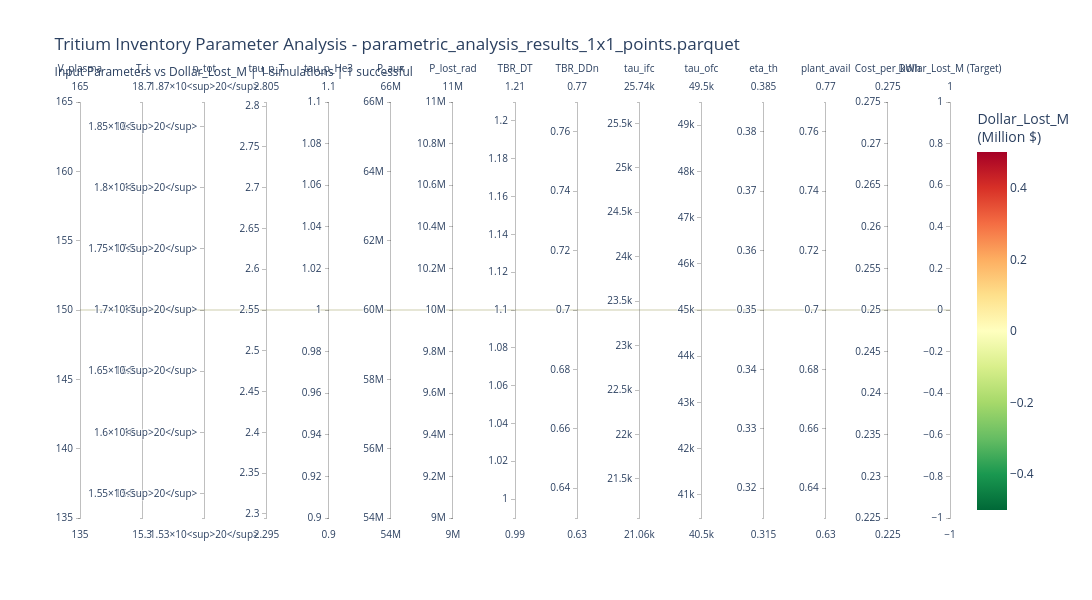

Write notebook code for a chart like this one.
### Code cell
# Create interactive parallel coordinates plot
def create_parallel_coordinates_plot(df, input_params, target_column='Dollar_Lost_M', max_samples=5000):
    """
    Create an interactive parallel coordinates plot using Plotly
    """
    if df is None:
        print("❌ No data available for plotting")
        return None
    
    # Sample data if too large for interactive plotting
    if len(df) > max_samples:
        print(f"📊 Sampling {max_samples:,} points from {len(df):,} total for interactive plotting")
        
        # Stratified sampling: keep all successful ones, sample failed ones
        successful_df = df[df['Status'] == 'Successful']
        failed_df = df[df['Status'] == 'Failed']
        
        if len(successful_df) > 0:
            print(f"   • Keeping all {len(successful_df):,} successful simulations")
            remaining_samples = max_samples - len(successful_df)
            if remaining_samples > 0 and len(failed_df) > 0:
                failed_sample = failed_df.sample(n=min(remaining_samples, len(failed_df)), random_state=42)
                df_plot = pd.concat([successful_df, failed_sample])
            else:
                df_plot = successful_df
        else:
            df_plot = df.sample(n=min(max_samples, len(df)), random_state=42)
    else:
        df_plot = df.copy()
    
    print(f"\n📈 Creating parallel coordinates plot with {len(df_plot):,} points")
    
    # Prepare dimensions for the plot
    dimensions = []
    
    # Add input parameters
    for param in input_params:
        if param in df_plot.columns:
            dimensions.append(dict(
                label=param,
                values=df_plot[param],
                range=[df_plot[param].min(), df_plot[param].max()]
            ))
    
    # Add the target column (Dollar_Lost_M) as the last axis
    if target_column in df_plot.columns:
        dimensions.append(dict(
            label=f'{target_column} (Target)',
            values=df_plot[target_column],
            range=[df_plot[target_column].min(), df_plot[target_column].max()]
        ))
    
    # Create the parallel coordinates plot
    fig = go.Figure(data=
        go.Parcoords(
            line=dict(
                color=df_plot[target_column],
                colorscale='RdYlGn_r',  # Red (bad) to Green (good)
                showscale=True,
                colorbar=dict(title=f"{target_column}<br>(Million $)")
            ),
            dimensions=dimensions
        )
    )
    
    fig.update_layout(
        title=f"Tritium Inventory Parameter Analysis - {filename}<br>"
              f"<sub>Input Parameters vs {target_column} | "
              f"{len(df_plot):,} simulations | "
              f"{(df_plot['Status'] == 'Successful').sum():,} successful</sub>",
        font_size=12,
        height=600,
        width=1200
    )
    
    return fig

# Create the plot
if df_analysis is not None:
    fig = create_parallel_coordinates_plot(df_analysis, input_parameters, 'Dollar_Lost_M')
    
    if fig is not None:
        fig.show()
        print("\n🎨 Parallel coordinates plot created!")
        print("💡 Usage tips:")
        print("   • Click and drag on any axis to filter data")
        print("   • Green lines = low dollar losses (good)")
        print("   • Red lines = high dollar losses (bad)")
        print("   • Look for parameter ranges that produce green lines")
else:
    print("❌ No data available for plotting")

### Figure 1 — Plotly figure (JSON) as saved in the notebook; plotly's stock layout.template omitted (floating-point values rounded to 4 significant figures)
{"data": [{"dimensions": [{"label": "V_plasma", "range": [150, 150], "values": [150]}, {"label": "T_i", "range": [17, 17], "values": [17.0]}, {"label": "n_tot", "range": [170000000000000000000, 170000000000000000000], "values": [1.7e+20]}, {"label": "tau_p_T", "range": [2.55, 2.55], "values": [2.55]}, {"label": "tau_p_He3", "range": [1, 1], "values": [1]}, {"label": "P_aux", "range": [60000000, 60000000], "values": [60000000.0]}, {"label": "P_lost_rad", "range": [10000000, 10000000], "values": [10000000.0]}, {"label": "TBR_DT", "range": [1.1, 1.1], "values": [1.1]}, {"label": "TBR_DDn", "range": [0.7, 0.7], "values": [0.7]}, {"label": "tau_ifc", "range": [23400, 23400], "values": [23400.0]}, {"label": "tau_ofc", "range": [45000, 45000], "values": [45000.0]}, {"label": "eta_th", "range": [0.35, 0.35], "values": [0.35]}, {"label": "plant_avail", "range": [0.7, 0.7], "values": [0.7]}, {"label": "Cost_per_kWh", "range": [0.25, 0.25], "values": [0.25]}, {"label": "Dollar_Lost_M (Target)", "range": [0, 0], "values": [0.0]}], "line": {"color": [0.0], "colorbar": {"title": {"text": "Dollar_Lost_M<br>(Million $)"}}, "colorscale": [[0, "rgb(0,104,55)"], [0.1, "rgb(26,152,80)"], [0.2, "rgb(102,189,99)"], [0.3, "rgb(166,217,106)"], [0.4, "rgb(217,239,139)"], [0.5, "rgb(255,255,191)"], [0.6, "rgb(254,224,139)"], [0.7, "rgb(253,174,97)"], [0.8, "rgb(244,109,67)"], [0.9, "rgb(215,48,39)"], [1, "rgb(165,0,38)"]], "showscale": true}, "type": "parcoords"}], "layout": {"font": {"size": 12}, "height": 600, "title": {"text": "Tritium Inventory Parameter Analysis - parametric_analysis_results_1x1_points.parquet<br><sub>Input Parameters vs Dollar_Lost_M | 1 simulations | 1 successful</sub>"}, "width": 1200}}
